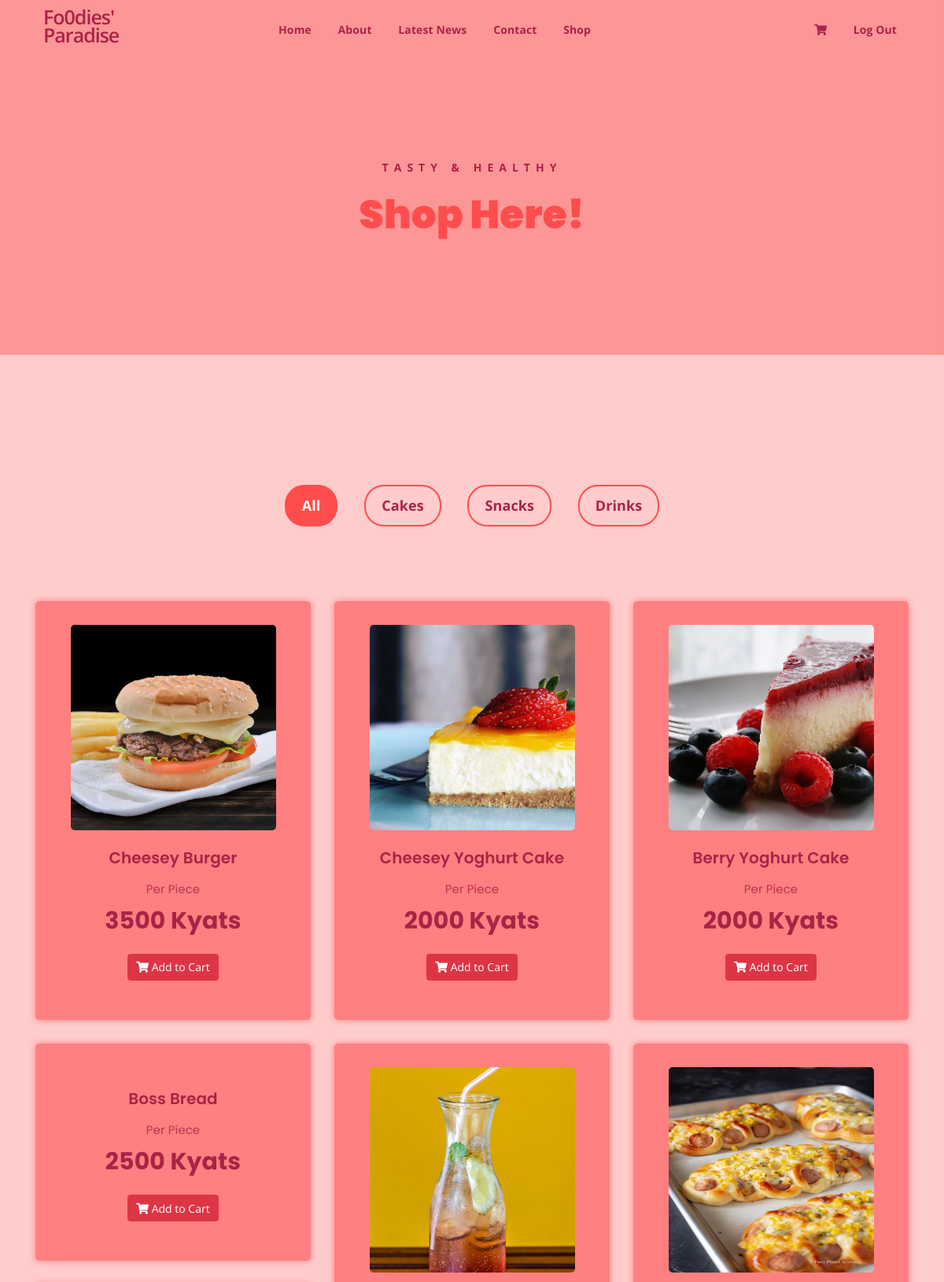
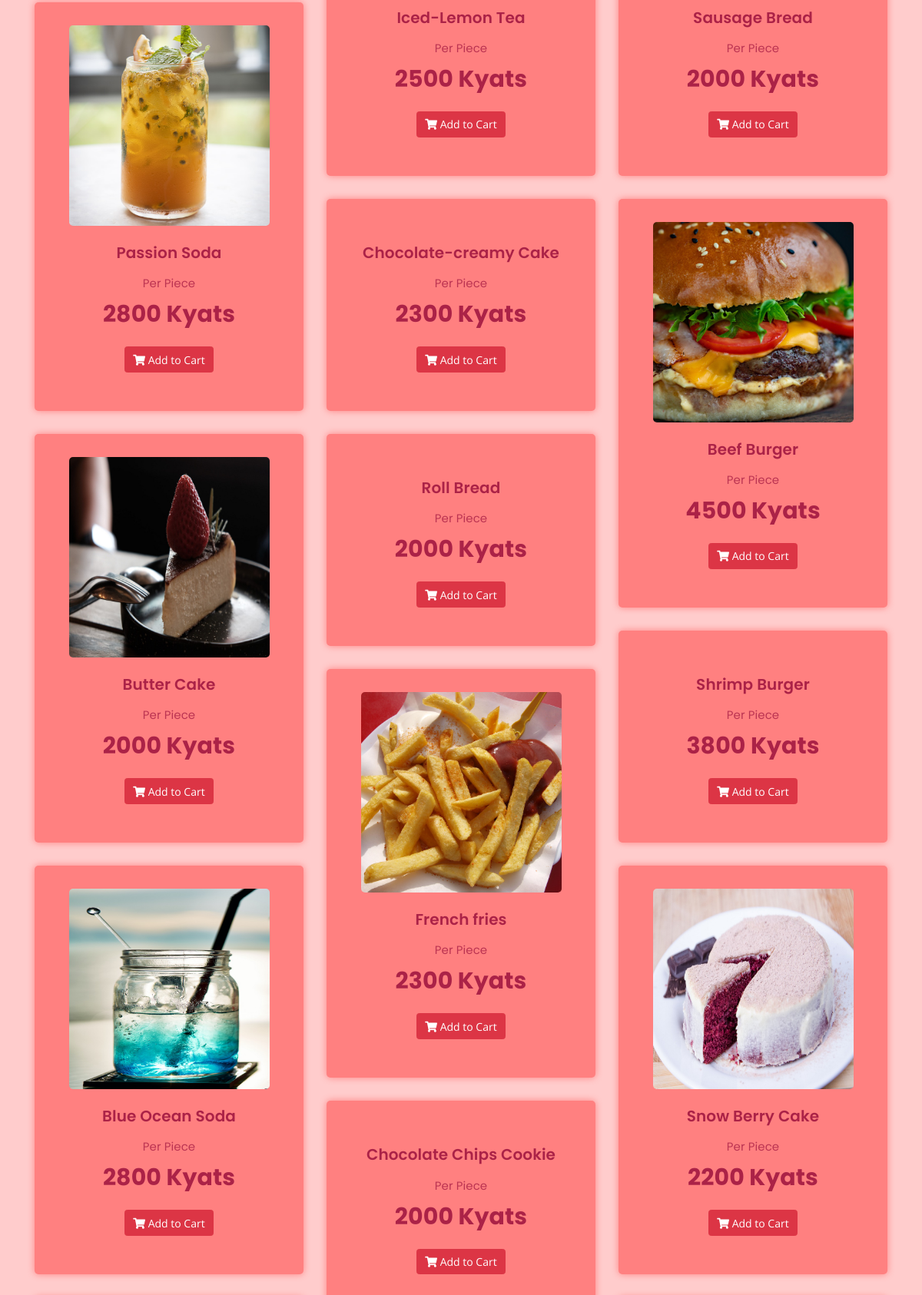
Page /shop.php (signed in, upper part) on the committed database (2 pictures, top to bottom).
### tables this page shows
CREATE TABLE IF NOT EXISTS `product` (
  `product_id` int(11) NOT NULL AUTO_INCREMENT,
  `product_img` varchar(50) NOT NULL,
  `product_name` varchar(50) NOT NULL,
  `product_price` float NOT NULL,
  `product_category` varchar(20) NOT NULL,
  PRIMARY KEY (`product_id`)
);

### shop.php (the view, shortened to what this page needs)
<?php
	include("connection.php");
	include("header.php");
?>
	<div class="breadcrumb-section breadcrumb-bg">
		<div class="container">
			<div class="row">
				<div class="col-lg-8 offset-lg-2 text-center">
					<div class="breadcrumb-text">
						<p>Tasty & Healthy</p>
						<h1>Shop Here!</h1>
					</div>
				</div>
			</div>
		</div>
	</div>
	<div class="product-section mt-150 mb-150">
		<div class="container">
			<div class="row">
                <div class="col-md-12">
                    <div class="product-filters">
                        <ul>
                            <li class="active" data-filter="*">All</li>
                            <li data-filter=".cakes">Cakes</li>
                            <li data-filter=".snacks">Snacks</li>
                            <li data-filter=".drinks">Drinks</li>
                        </ul>
                    </div>
                </div>
            </div>
			<div class="row product-lists">
				<?php
					$sel = mysqli_query($con, "SELECT * FROM product");
					while($arr = mysqli_fetch_array($sel)){
						echo '
						<div class="col-lg-4 col-md-6 text-center '.$arr['product_category'].'">
							<form method="POST">
								<div class="single-product-item">
									<div class="product-image">
										<a href="single-product.php?product_id='.$arr['product_id'].'&'.'product_category='.$arr['product_category'].'"><img src="assets/img/products_sample/'.$arr['product_img'].'" alt=""></a>
									</div>
									<h3>'.$arr['product_name'].'</h3>
									<p class="product-price"><span>Per Piece</span> '.$arr['product_price'].' Kyats </p>
									<button type="submit" class="cart-btn btn btn-danger" name="add_to_cart">
									<i class="fas fa-shopping-cart"></i> Add to Cart
									</button>
									<input type="hidden" name="product_name" value="'.$arr['product_name'].'">
									<input type="hidden" name="product_price" value="'.$arr['product_price'].'">
									<input type="hidden" name="product_img" value="'.$arr['product_img'].'">
								</div>
							</form>
						</div>';
					}
				?>
			</div>
		</div>
	</div>
<?php
	include("footer.php");
?>

### header.php (shortened to what this page needs)
<!DOCTYPE html>
<html lang="en">
<head>
	<link rel="stylesheet" href="assets/css/all.min.css">
	<link rel="stylesheet" href="assets/bootstrap/css/bootstrap.min.css">
	<link rel="stylesheet" href="assets/css/owl.carousel.css">
	<link rel="stylesheet" href="assets/css/magnific-popup.css">
	<link rel="stylesheet" href="assets/css/animate.css">
	<link rel="stylesheet" href="assets/css/meanmenu.min.css">
	<link rel="stylesheet" href="assets/css/main.css">
	<link rel="stylesheet" href="assets/css/responsive.css">
</head>
<body>
	<div class="top-header-area" id="sticker">
		<div class="container">
			<div class="row">
				<div class="col-lg-12 col-sm-12 text-center">
					<div class="main-menu-wrap">
						<div class="site-logo">
								<p>
									Fo0dies'  <br> Paradise
								</p>
						</div>
						<nav class="main-menu">
							<ul>
								<li class="current-list-item"><a href="home.php">Home</a>
								</li>
								<li><a href="about.php">About</a></li>
								<li><a href="news.php">Latest News</a></li>
								<li><a href="contact.php">Contact</a></li>
								<li><a href="shop.php">Shop</a>
								</li>
								<li>
									<div class="header-icons">
										<a class="shopping-cart" href="cart.php"><i class="fas fa-shopping-cart"></i></a>
										<a class="mobile-hide search-bar-icon" href="logout.php">Log Out</a>
									</div>
								</li>
							</ul>
						</nav>
					</div>
				</div>
			</div>
		</div>
	</div>

### footer.php (shortened to what this page needs)
</body>
</html>

### assets/css/main.css (style rules this page uses)
html { font-size: 14px; font-weight: 400; line-height: 28px; height: 100%; }
body { font-family: "Open Sans", sans-serif; font-weight: 400; font-size: 1rem; letter-spacing: 0.1px; line-height: 1.8; color: #ab2247; overflow-x: hidden; }
body img { max-width: 100%; }
a { cursor: pointer; text-decoration: none; -webkit-transition: all 0.2s ease-in-out; -o-transition: all 0.2s ease-in-out; transition: all 0.2s ease-in-out; }
h1, .h1, h2, .h2, h3, .h3, h4, .h4, h5, .h5, h6, .h6 { font-family: "Poppins", sans-serif; font-weight: 700; margin: 0 0 1.25rem 0; color: #ab2247; }
h1:last-child, .h1:last-child, h2:last-child, .h2:last-child, h3:last-child, .h3:last-child, h4:last-child, .h4:last-child, h5:last-child, .h5:last-child, h6:last-child, .h6:last-child { margin: 0; }
h1, .h1 { font-size: 4rem; font-weight: 700; line-height: 4rem; }
h3, .h3 { font-size: 2rem; font-weight: 700; line-height: 2.25rem; }
p { font-family: "Open Sans", sans-serif; font-weight: 400; font-size: 1rem; letter-spacing: 0.1px; line-height: 1.8; color: #ab2247; margin: 0 0 1.25rem 0; }
p:last-child { margin: 0; }
.mt-150 { margin-top: 150px; }
.mb-150 { margin-bottom: 150px; }
.breadcrumb-bg { background-image: url(../img/breadcrumb-bg.jpg); }
.breadcrumb-text p { color: #ab2247; font-weight: 700; text-transform: uppercase; letter-spacing: 7px; }
.breadcrumb-text h1 { font-size: 50px; font-weight: 900; color: #ff4d4d !important; margin: 0; margin-top: 20px; }
.breadcrumb-section { padding: 150px 0; background-size: cover; background-position: center center; position: relative; z-index: 1; background-attachment: fixed; padding-top: 200px; }
.breadcrumb-section:after { position: absolute; left: 0; top: 0; width: 100%; height: 100%; content: ""; background-color: #ff8080 ; z-index: -1; opacity: 0.8; }
.top-header-area { position: absolute; z-index: 999; width: 100%; padding: 25px 0; height: 100px; }
nav.main-menu ul { margin-top: auto; margin-bottom: 0; list-style: none; align-items: center; padding-top: 10px; }
nav.main-menu ul li { display: inline-block; }
nav.main-menu ul li a { color: #ab2247; font-weight: 700; display: block; padding: 15px; }
nav.main-menu ul > li { position: relative; }
nav.main-menu ul li:last-child a { display: inline-block; }
nav.main-menu > ul li:last-child { float: right; }
.site-logo { float: left; max-width: 30px; }
.main-menu-wrap { position: relative; }
.header-icons a { color: #fff; display: inline-block; padding: 10px; }
.site-logo { margin: 0 auto !important; }
.site-logo p { font-weight: 600; font-size: 25px; line-height: 23px; letter-spacing: -1px; padding: 10px; margin: 0; }
nav.main-menu ul li.current-list-item > a { color: #ab2247; }
nav.main-menu li a { -webkit-transition: 0.3s; -o-transition: 0.3s; transition: 0.3s; }
.top-header-area .header-icons a { -webkit-transition: 0.3s; -o-transition: 0.3s; transition: 0.3s; }
.top-header-area { -webkit-transition: 0.3s; -o-transition: 0.3s; transition: 0.3s; padding: 0; }
.product-image img { -webkit-transition: 0.3s; -o-transition: 0.3s; transition: 0.3s; }
.single-product-item { -webkit-transition: 0.3s; -o-transition: 0.3s; transition: 0.3s; }
html, body { height: 100%; background-color: #ffcccc !important; }
.product-filters { margin-bottom: 80px; }
.product-filters ul { margin: 0; padding: 0; list-style: none; text-align: center; }
.product-filters ul li { display: inline-block; font-weight: 700; font-size: 18px; margin: 15px; border: 2px solid #ff4d4d; color: #ab2247; cursor: pointer; padding: 8px 20px; border-radius: 25px; }
.product-filters ul li.active { border: 2px solid #ff4d4d; background-color: #ff4d4d; color: #fff; }
.single-product-item { margin-bottom: 30px; }
.product-image { padding: 30px; padding-bottom: 0; }
.product-image img { width: 90%; border-radius: 5px; margin-bottom: 20px; }
.single-product-item h3 { font-size: 20px; font-weight: 600; margin-bottom: 10px; }
p.product-price { font-family: "Poppins", sans-serif; font-size: 30px; font-weight: 700; margin-bottom: 15px; }
p.product-price span { display: block; opacity: 0.8; font-size: 15px; font-weight: 400; }
.single-product-item { -webkit-box-shadow: 0 0 10px #ab2247; box-shadow:0 0 10px #ff8080; padding-bottom: 50px; border-radius: 5px; background-color: #ff8080 ; }

### rows in the picture
product: product_img (picture), product_name "Cheesey Burger", product_price "3500"
product: product_img (picture), product_name "Cheesey Yoghurt Cake", product_price "2000"
product: product_img (picture), product_name "Berry Yoghurt Cake", product_price "2000"
product: product_name "Boss Bread", product_price "2500"
product: product_img (picture), product_name "Iced-Lemon Tea", product_price "2500"
product: product_img (picture), product_name "Sausage Bread", product_price "2000"
product: product_img (picture), product_name "Passion Soda", product_price "2800"
product: product_name "Chocolate-creamy Cake", product_price "2300"
product: product_img (picture), product_name "Beef Burger", product_price "4500"
product: product_img (picture), product_name "Butter Cake", product_price "2000"
product: product_name "Roll Bread", product_price "2000"
product: product_name "Shrimp Burger", product_price "3800"
product: product_img (picture), product_name "French fries", product_price "2300"
product: product_img (picture), product_name "Blue Ocean Soda", product_price "2800"
product: product_img (picture), product_name "Snow Berry Cake", product_price "2200"
product: product_name "Chocolate Chips Cookie", product_price "2000"
